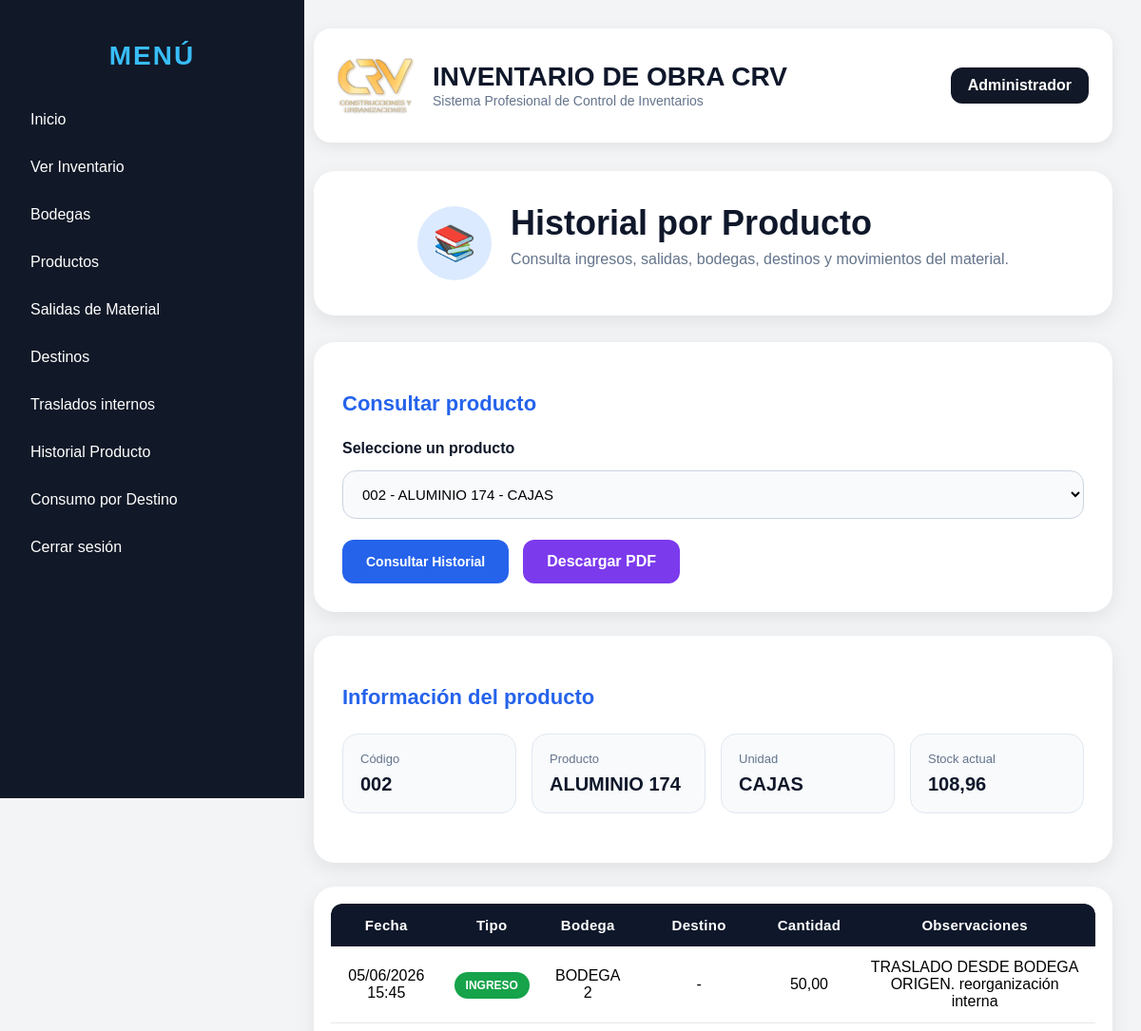
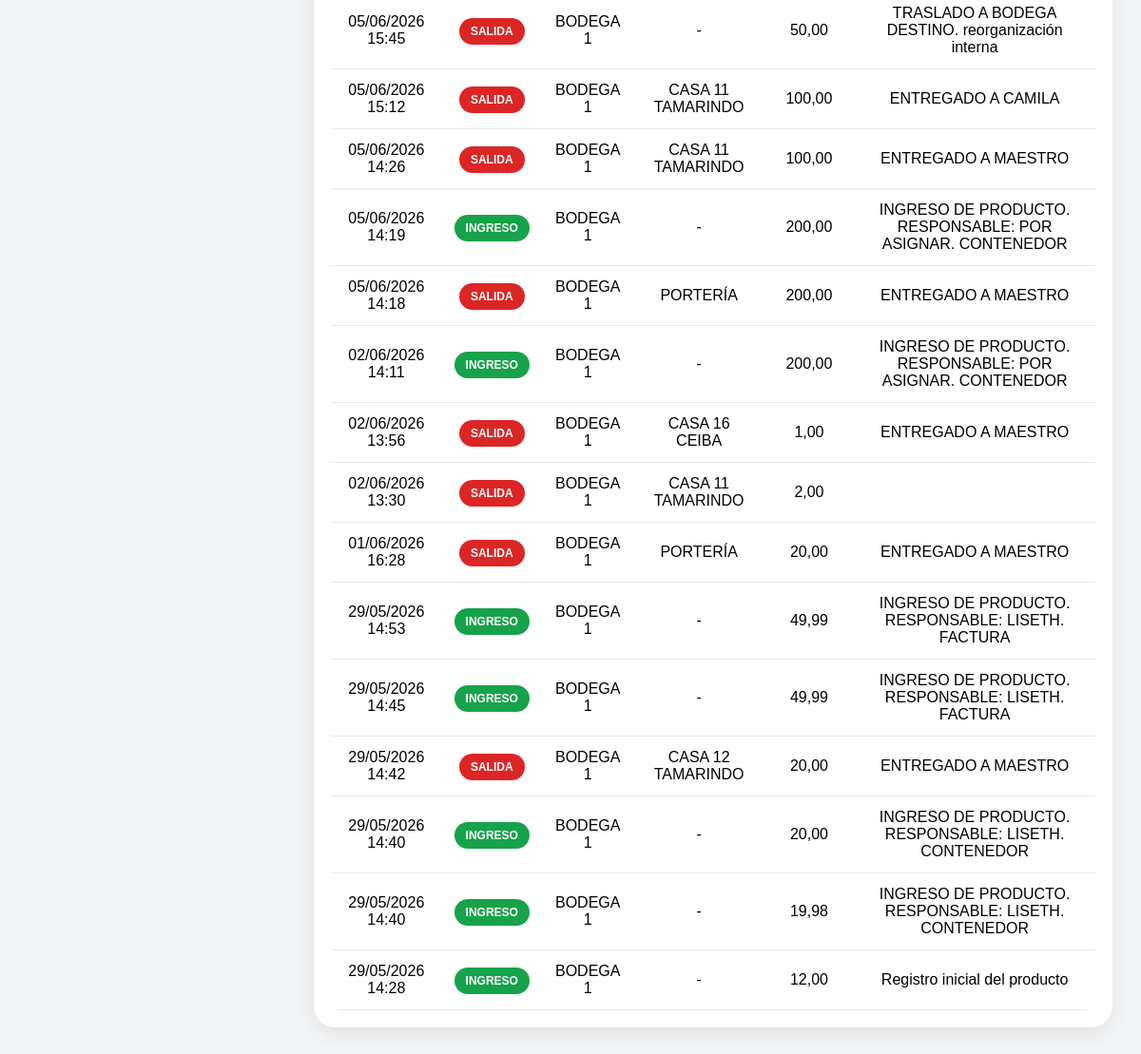
/historial-producto?producto_id=2 (signed in), run on the app's committed database (2 pictures, top to bottom).
### models/usuario.py (models this page shows, shortened)
class Usuario(db.Model, UserMixin):
    __tablename__ = "usuarios"
    id = db.Column(db.Integer, primary_key=True)
    nombre = db.Column(db.String(100), nullable=False)
    usuario = db.Column(db.String(50), unique=True, nullable=False)
    password_hash = db.Column(db.String(200), nullable=False)
    rol = db.Column(db.String(50), default="ADMIN")

### models/producto.py (models this page shows)
class Producto(db.Model):
    __tablename__ = "productos"
    id = db.Column(db.Integer, primary_key=True)
    codigo = db.Column(db.String(50), unique=True, nullable=False)
    nombre = db.Column(db.String(150), nullable=False)
    categoria = db.Column(db.String(100))
    unidad = db.Column(db.String(50))
    stock = db.Column(db.Float, default=0)
    stock_minimo = db.Column(db.Float, default=0)
    precio = db.Column(db.Float, default=0)
    activo = db.Column(db.Boolean, default=True)

### models/movimiento.py (models this page shows)
class Movimiento(db.Model):
    __tablename__ = "movimientos"
    id = db.Column(db.Integer, primary_key=True)
    producto_id = db.Column(db.Integer, db.ForeignKey('productos.id'), nullable=False)
    obra_id = db.Column(db.Integer, db.ForeignKey('obras.id'), nullable=False)
    tipo = db.Column(db.String(20), nullable=False)
    cantidad = db.Column(db.Float, nullable=False)
    destino_id = db.Column(db.Integer, db.ForeignKey("destinos.id"))
    observaciones = db.Column(db.String(255))
    fecha = db.Column(db.DateTime, default=datetime.utcnow)
    producto = db.relationship("Producto")
    obra = db.relationship("Obra")
    destino = db.relationship("Destino")

### models/obra.py (models this page shows)
class Obra(db.Model):
    __tablename__ = "obras"
    id = db.Column(db.Integer, primary_key=True)
    nombre = db.Column(db.String(150), nullable=False)
    ubicacion = db.Column(db.String(150))
    responsable = db.Column(db.String(100))
    estado = db.Column(db.String(30), default="ACTIVA")

### models/destino.py (models this page shows)
class Destino(db.Model):
    __tablename__ = "destinos"
    id = db.Column(db.Integer, primary_key=True)
    nombre = db.Column(db.String(150), nullable=False, unique=True)
    sector = db.Column(db.String(100))
    estado = db.Column(db.String(20), default="ACTIVO")
    activo = db.Column(db.Boolean, default=True)

### routes/kardex.py (the view)
@kardex_bp.route("/historial-producto", methods=["GET"])
@login_required
def kardex():
    productos = Producto.query.order_by(Producto.nombre.asc()).all()
    producto_id = request.args.get("producto_id")
    movimientos = []
    producto_seleccionado = None
    if producto_id:
        producto_seleccionado = Producto.query.get(int(producto_id))
        movimientos = Movimiento.query.filter_by(
            producto_id=int(producto_id)
        ).order_by(Movimiento.fecha.desc()).all()
    return render_template(
        "kardex/index.html",
        productos=productos,
        movimientos=movimientos,
        producto_seleccionado=producto_seleccionado
    )

### templates/kardex/index.html (shortened to what this page needs)
{% extends "base.html" %}
{% block content %}
<div class="historial-page-title">
    <div class="icono">📚</div>
    <div>
        <h1>Historial por Producto</h1>
        <p>Consulta ingresos, salidas, bodegas, destinos y movimientos del material.</p>
    </div>
</div>
<div class="historial-card">
    <h3>Consultar producto</h3>
    <form method="GET">
        <div class="form-group">
            <label>Seleccione un producto</label>
            <select name="producto_id" required>
                {% for p in productos %}
                    <option value="{{ p.id }}"
                        {% if producto_seleccionado and producto_seleccionado.id == p.id %}
                            selected
                        {% endif %}
                    >
                        {{ p.codigo }} - {{ p.nombre }} - {{ p.unidad }}
                    </option>
                {% endfor %}
            </select>
        </div>
        <div class="acciones-historial">
            <button type="submit" class="btn-consultar">
                Consultar Historial
            </button>
            {% if producto_seleccionado %}
            <a class="btn-pdf-historial"
               href="/historial-producto/pdf/{{ producto_seleccionado.id }}">
                Descargar PDF
            </a>
            {% endif %}
        </div>
    </form>
</div>
{% if producto_seleccionado %}
<div class="historial-card">
    <h3>Información del producto</h3>
    <div class="producto-resumen">
        <div class="resumen-box">
            <span>Código</span>
            <strong>{{ producto_seleccionado.codigo }}</strong>
        </div>
        <div class="resumen-box">
            <span>Producto</span>
            <strong>{{ producto_seleccionado.nombre }}</strong>
        </div>
        <div class="resumen-box">
            <span>Unidad</span>
            <strong>{{ producto_seleccionado.unidad }}</strong>
        </div>
        <div class="resumen-box">
            <span>Stock actual</span>
            <strong>
                {{ "{:,.2f}".format(producto_seleccionado.stock).replace(",", "X").replace(".", ",").replace("X", ".") }}
            </strong>
        </div>
    </div>
</div>
<div class="table-card">
    <table class="historial-table">
        <tr>
            <th>Fecha</th>
            <th>Tipo</th>
            <th>Bodega</th>
            <th>Destino</th>
            <th>Cantidad</th>
            <th>Observaciones</th>
        </tr>
        {% for m in movimientos %}
        <tr>
            <td>{{ m.fecha.strftime('%d/%m/%Y %H:%M') }}</td>
            <td>
                {% if m.tipo == "INGRESO" %}
                    <span class="badge-ingreso">INGRESO</span>
                {% else %}
                    <span class="badge-salida">SALIDA</span>
                {% endif %}
            </td>
            <td>{{ m.obra.nombre if m.obra else "-" }}</td>
            <td>
                {% if m.destino %}
                    {{ m.destino.nombre }}
                {% else %}
                    -
                {% endif %}
            </td>
            <td>
                {{ "{:,.2f}".format(m.cantidad).replace(",", "X").replace(".", ",").replace("X", ".") }}
            </td>
            <td>{{ m.observaciones or "" }}</td>
        </tr>
        {% endfor %}
    </table>
</div>
{% endif %}
{% endblock %}

### templates/base.html (shortened to what this page needs)
<!DOCTYPE html>
<html lang="es">
<head>
</head>
<body>
    <div class="sidebar">
        <h2 class="menu-title">MENÚ</h2>
        <a href="/dashboard">Inicio</a>
        <a href="/existencias">Ver Inventario</a>
        <a href="/obras">Bodegas</a>
        <a href="/productos">Productos</a>
        <a href="/movimientos">Salidas de Material</a>
        <a href="/destinos">Destinos</a>
        <a href="/traslados/nuevo">Traslados internos</a>
        <a href="/historial-producto">Historial Producto</a>
        <a href="/consumos/destino">Consumo por Destino</a>
        <a href="/logout">Cerrar sesión</a>
    </div>
    <div class="content">
        <div class="topbar">
            <div class="topbar-left">
                <img src="{{ url_for('static', filename='logo.png') }}">
                <div>
                    <h1>INVENTARIO DE OBRA CRV</h1>
                    <span>Sistema Profesional de Control de Inventarios</span>
                </div>
            </div>
            <div class="topbar-right">
                {{ current_user.nombre }}
            </div>
        </div>
        {% block content %}{% endblock %}
    </div>
</body>
</html>

### templates/base.html (style rules this page uses)
body { margin: 0; font-family: Arial, sans-serif; background: #f3f4f6; }
.sidebar { width: 280px; height: 100vh; background: #111827; color: white; position: fixed; padding: 20px; }
.sidebar h2 { margin-bottom: 30px; color: #38bdf8; }
.menu-title { color:white; text-align:center; font-size:28px; margin-bottom:35px; letter-spacing:2px; font-weight:800; }
.sidebar a { display: block; color: white; text-decoration: none; padding: 12px; border-radius: 8px; margin-bottom: 8px; }
.content { margin-left: 300px; padding: 30px; }
.topbar { background: white; padding: 15px 20px; border-radius: 12px; margin-bottom: 25px; box-shadow: 0 2px 8px rgba(0,0,0,0.08); }
.topbar { background:white; padding:20px 25px; border-radius:18px; margin-bottom:30px; box-shadow:0 4px 15px rgba(0,0,0,0.08); display:flex; justify-content:space-between; align-items:center; }
.topbar-left { display:flex; align-items:center; gap:20px; }
.topbar-left img { width:80px; height:80px; object-fit:contain; }
.topbar-left h1 { margin:0; color:#0f172a; font-size:28px; }
.topbar-left span { color:#64748b; font-size:14px; }
.topbar-right { background:#111827; color:white; padding:10px 18px; border-radius:12px; font-weight:bold; }
.card, .table-card { background: white; border-radius: 14px; box-shadow: 0 2px 8px rgba(0,0,0,0.08); overflow: hidden; margin-bottom: 20px; padding: 20px; }
.table-card { padding: 0; }
table { background: white; border-collapse: collapse; width: 100%; border-radius: 10px; overflow: hidden; }
th { background: #111827; color: white; padding: 16px; text-align: center; font-size: 15px; letter-spacing: 0.3px; }
td { padding: 14px; border-bottom: 1px solid #e5e7eb; vertical-align: middle; text-align: center; }
input, select { width: 100%; padding: 10px; margin-top: 5px; border: 1px solid #d1d5db; border-radius: 8px; }
button, .btn { background: #2563eb; color: white; padding: 10px 16px; border: none; border-radius: 8px; text-decoration: none; cursor: pointer; display: inline-block; font-size: 14px; font-weight: 600; transition: all 0.2s ease; }
label { margin-bottom:5px; }

### templates/kardex/index.html (style rules this page uses)
.historial-page-title { background:white; border-radius:22px; padding:34px; margin-bottom:28px; display:flex; justify-content:center; align-items:center; gap:20px; box-shadow:0 6px 20px rgba(0,0,0,0.08); }
.historial-page-title .icono { width:78px; height:78px; border-radius:50%; background:#dbeafe; display:flex; align-items:center; justify-content:center; font-size:36px; }
.historial-page-title h1 { margin:0; font-size:36px; color:#0f172a; }
.historial-page-title p { margin-top:8px; color:#64748b; font-size:16px; }
.historial-card { background:white; border-radius:22px; padding:30px; box-shadow:0 6px 20px rgba(0,0,0,0.08); margin-bottom:25px; }
.historial-card h3 { color:#2563eb; font-size:22px; margin-bottom:25px; }
.form-group label { display:block; margin-bottom:9px; font-weight:700; color:#0f172a; }
.historial-card select { width:100%; box-sizing:border-box; padding:15px 16px; border-radius:14px; border:1px solid #cbd5e1; background:#f8fafc; font-size:15px; }
.acciones-historial { display:flex; gap:15px; margin-top:22px; }
.btn-consultar { background:#2563eb; color:white; border:none; padding:14px 25px; border-radius:12px; font-weight:bold; cursor:pointer; }
.btn-pdf-historial { background:#7c3aed; color:white; padding:14px 25px; border-radius:12px; font-weight:bold; text-decoration:none; }
.producto-resumen { display:grid; grid-template-columns:repeat(4, 1fr); gap:16px; margin-bottom:22px; }
.resumen-box { background:#f8fafc; border:1px solid #e2e8f0; border-radius:16px; padding:18px; }
.resumen-box span { display:block; color:#64748b; font-size:13px; margin-bottom:8px; }
.resumen-box strong { color:#0f172a; font-size:20px; }
.table-card { background:white; border-radius:22px; padding:18px; box-shadow:0 6px 20px rgba(0,0,0,0.08); }
.historial-table { width:100%; border-collapse:collapse; }
.historial-table th { background:#0f172a; color:white; padding:14px; text-align:center; }
.historial-table th:first-child { border-radius:12px 0 0 0; }
.historial-table th:last-child { border-radius:0 12px 0 0; }
.historial-table td { padding:13px; border-bottom:1px solid #e5e7eb; text-align:center; }
.badge-ingreso { background:#16a34a; color:white; padding:7px 12px; border-radius:999px; font-size:12px; font-weight:bold; }
.badge-salida { background:#dc2626; color:white; padding:7px 12px; border-radius:999px; font-size:12px; font-weight:bold; }

### data on the page
Usuario: nombre "Administrador"
Producto: codigo "002", nombre "ALUMINIO 174", unidad "CAJAS", stock "108,96"
Movimiento: fecha "05/06/2026 15:45", tipo "INGRESO", obra "BODEGA 2", cantidad "50,00", observaciones "TRASLADO DESDE BODEGA ORIGEN. reorganización interna"
Movimiento: fecha "05/06/2026 15:45", tipo "SALIDA", obra "BODEGA 1", cantidad "50,00", observaciones "TRASLADO A BODEGA DESTINO. reorganización interna"
Movimiento: fecha "05/06/2026 15:12", tipo "SALIDA", obra "BODEGA 1", destino.nombre "CASA 11 TAMARINDO", cantidad "100,00", observaciones "ENTREGADO A CAMILA"
Movimiento: fecha "05/06/2026 14:26", tipo "SALIDA", obra "BODEGA 1", destino.nombre "CASA 11 TAMARINDO", cantidad "100,00", observaciones "ENTREGADO A MAESTRO"
Movimiento: fecha "05/06/2026 14:19", tipo "INGRESO", obra "BODEGA 1", cantidad "200,00", observaciones "INGRESO DE PRODUCTO. RESPONSABLE: POR ASIGNAR. CONTENEDOR"
Movimiento: fecha "05/06/2026 14:18", tipo "SALIDA", obra "BODEGA 1", destino.nombre "PORTERÍA", cantidad "200,00", observaciones "ENTREGADO A MAESTRO"
Movimiento: fecha "02/06/2026 14:11", tipo "INGRESO", obra "BODEGA 1", cantidad "200,00", observaciones "INGRESO DE PRODUCTO. RESPONSABLE: POR ASIGNAR. CONTENEDOR"
Movimiento: fecha "02/06/2026 13:56", tipo "SALIDA", obra "BODEGA 1", destino.nombre "CASA 16 CEIBA", cantidad "1,00", observaciones "ENTREGADO A MAESTRO"
Movimiento: fecha "02/06/2026 13:30", tipo "SALIDA", obra "BODEGA 1", destino.nombre "CASA 11 TAMARINDO", cantidad "2,00"
Movimiento: fecha "01/06/2026 16:28", tipo "SALIDA", obra "BODEGA 1", destino.nombre "PORTERÍA", cantidad "20,00", observaciones "ENTREGADO A MAESTRO"
Movimiento: fecha "29/05/2026 14:53", tipo "INGRESO", obra "BODEGA 1", cantidad "49,99", observaciones "INGRESO DE PRODUCTO. RESPONSABLE: LISETH. FACTURA"
Movimiento: fecha "29/05/2026 14:45", tipo "INGRESO", obra "BODEGA 1", cantidad "49,99", observaciones "INGRESO DE PRODUCTO. RESPONSABLE: LISETH. FACTURA"
Movimiento: fecha "29/05/2026 14:42", tipo "SALIDA", obra "BODEGA 1", destino.nombre "CASA 12 TAMARINDO", cantidad "20,00", observaciones "ENTREGADO A MAESTRO"
Movimiento: fecha "29/05/2026 14:40", tipo "INGRESO", obra "BODEGA 1", cantidad "20,00", observaciones "INGRESO DE PRODUCTO. RESPONSABLE: LISETH. CONTENEDOR"
Movimiento: fecha "29/05/2026 14:40", tipo "INGRESO", obra "BODEGA 1", cantidad "19,98", observaciones "INGRESO DE PRODUCTO. RESPONSABLE: LISETH. CONTENEDOR"
Movimiento: fecha "29/05/2026 14:28", tipo "INGRESO", obra "BODEGA 1", cantidad "12,00", observaciones "Registro inicial del producto"

### other printed values
form field producto_id "002 - ALUMINIO 174 - CAJAS"
